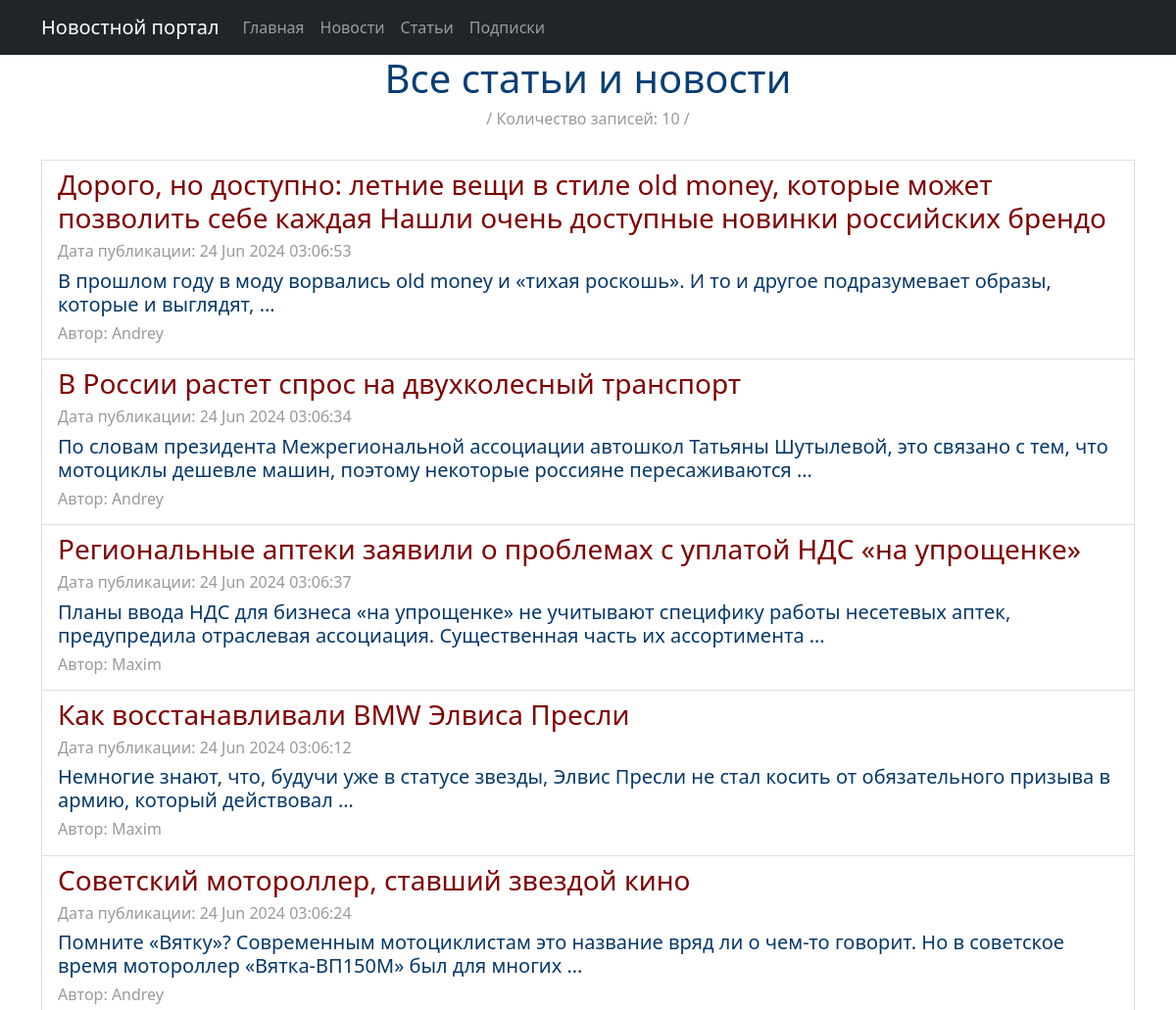
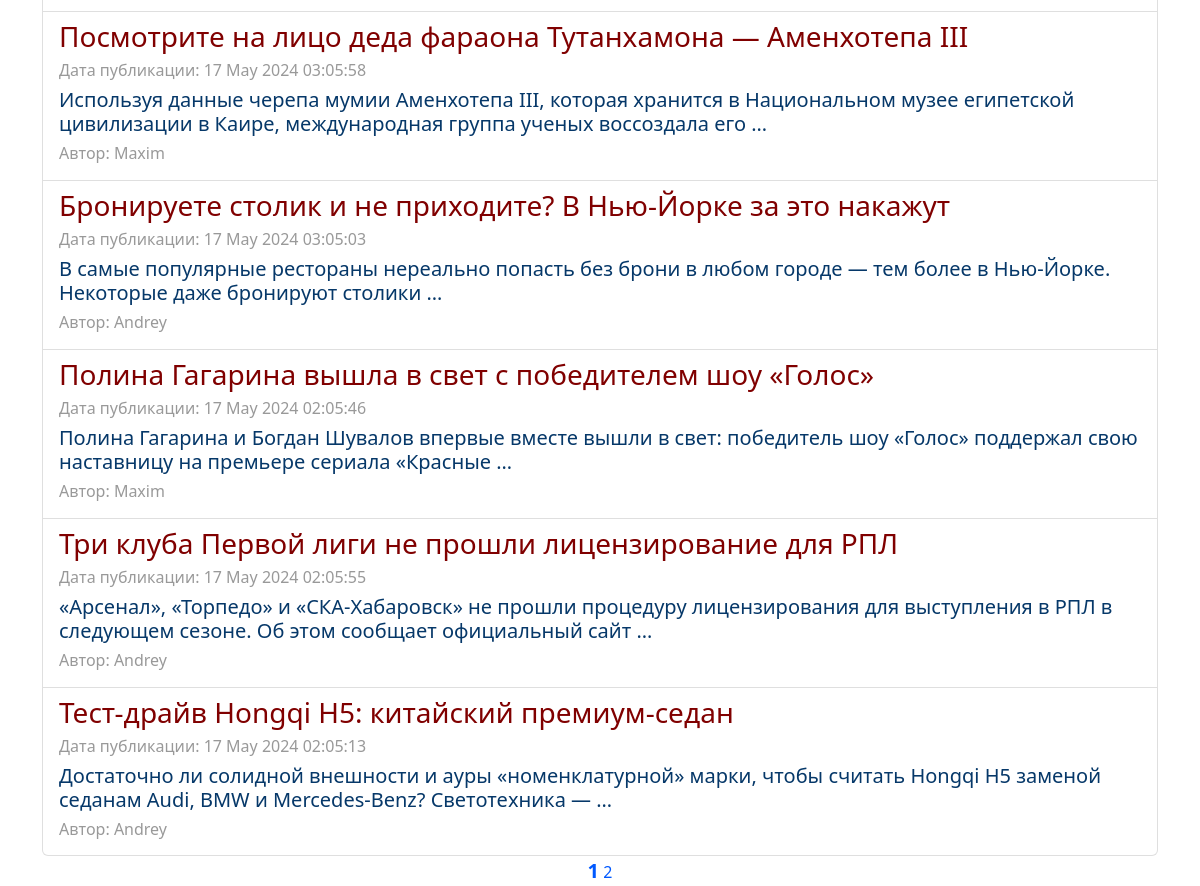
/main/, run on the app's committed database (2 pictures, top to bottom).
### news/models.py (models this page shows, shortened)
class Post(models.Model):
    categor = [
        ('AR', 'Статья'),
        ('NE', 'Новость'),
    ]
    type = models.CharField(max_length=8, choices=categor, default='AR')
    user = models.ForeignKey(Author, on_delete=models.CASCADE, related_name='post')
    category = models.ManyToManyField(Category, through='PostCategory')
    date = models.DateTimeField(auto_now_add=True)
    title = models.CharField(max_length=256)
    text = models.TextField()
    rating = models.SmallIntegerField(default=0)

class Author(models.Model):
    user = models.OneToOneField(User, on_delete=models.CASCADE)
    rating = models.SmallIntegerField(default=0)

### news/views.py (the view)
# urls.py: path('main/', PostList.as_view(), name='post_list'),
class PostList(ListView):
    logger.info('INFO')
    model = Post
    ordering = '-date'
    template_name = 'main.html'
    context_object_name = 'posts'
    paginate_by = 10
    def get_queryset(self):
        queryset = super().get_queryset()
        self.filterset = PostFilter(self.request.GET, queryset)
        return self.filterset.qs
    def get_context_data(self, **kwargs):
        context = super().get_context_data(**kwargs)
        context['filterset'] = self.filterset
        return context

### news/templatetags/custom_filters.py (called while the page is built)
@register.filter()
def length(value):
    return len(value)

### news/templatetags/custom_tags.py (called while the page is built)
@register.simple_tag(takes_context=True)
def url_replace(context, **kwargs):
    d = context['request'].GET.copy()
    for k, v in kwargs.items():
        d[k] = v
    return d.urlencode()

### templates/main.html (shortened to what this page needs)
{% extends 'flatpages/default.html' %}
{% load custom_filters %}
{% load custom_tags %}
{% block content %}
<h1>Все статьи и новости</h1>
<h6><span
        style="color: #999999;">/ Количество записей: {{posts|length}} /</span></h6>
{% if posts %}
<div class="list-group">
    <br>
    {% for new in posts %}
    <a href="{{ new.id }}" class="list-group-item list-group-item-action">
        <h3 style="text-align: left;"><span
                style="color: #800000;">{{ new.title }}</span></h3>
        <h6 style="text-align: left;"><span
                style="color: #999999;">Дата публикации: {{ new.date |date:'d M Y h:m:s'}}</span></h6>
        <h5 style="text-align: left;">{{ new.text | truncatewords:20 }}</h5>
        <h6 style="text-align: left;"><span
                style="color: #999999;">Автор: {{ new.user.user }}</span></h6>
    </a>
    {% endfor %}
</div>
{% else %}
<h2>Новостей нет!</h2>
{% endif %}
<a style="font-size: 20px;"><b>{{ page_obj.number }}</b></a>
{% if page_obj.has_next %}
<a href="?{% url_replace page=page_obj.next_page_number %}">{{ page_obj.next_page_number }}</a>
{% endif %}
{% endblock content %}

### data on the page
Post: title "Дорого, но доступно: летние вещи в стиле old money, которые может позволить себе каждая Нашли очень доступные новинки российских брендо", date "24 Jun 2024 03:06:53", text "В прошлом году в моду ворвались old money и «тихая роскошь». И то и другое подразумевает образы, которые и выглядят, …", user.user "Andrey"
Post: title "В России растет спрос на двухколесный транспорт", date "24 Jun 2024 03:06:34", text "По словам президента Межрегиональной ассоциации автошкол Татьяны Шутылевой, это связано с тем, что мотоциклы дешевле машин, поэтому некоторые россияне пересаживаются …", user.user "Andrey"
Post: title "Региональные аптеки заявили о проблемах с уплатой НДС «на упрощенке»", date "24 Jun 2024 03:06:37", text "Планы ввода НДС для бизнеса «на упрощенке» не учитывают специфику работы несетевых аптек, предупредила отраслевая ассоциация. Существенная часть их ассортимента …", user.user "Maxim"
Post: title "Как восстанавливали BMW Элвиса Пресли", date "24 Jun 2024 03:06:12", text "Немногие знают, что, будучи уже в статусе звезды, Элвис Пресли не стал косить от обязательного призыва в армию, который действовал …", user.user "Maxim"
Post: title "Советский мотороллер, ставший звездой кино", date "24 Jun 2024 03:06:24", text "Помните «Вятку»? Современным мотоциклистам это название вряд ли о чем-то говорит. Но в советское время мотороллер «Вятка-ВП150М» был для многих …", user.user "Andrey"
Post: title "Посмотрите на лицо деда фараона Тутанхамона — Аменхотепа III", date "17 May 2024 03:05:58", text "Используя данные черепа мумии Аменхотепа III, которая хранится в Национальном музее египетской цивилизации в Каире, международная группа ученых воссоздала его …", user.user "Maxim"
Post: title "Бронируете столик и не приходите? В Нью-Йорке за это накажут", date "17 May 2024 03:05:03", text "В самые популярные рестораны нереально попасть без брони в любом городе — тем более в Нью-Йорке. Некоторые даже бронируют столики …", user.user "Andrey"
Post: title "Полина Гагарина вышла в свет с победителем шоу «Голос»", date "17 May 2024 02:05:46", text "Полина Гагарина и Богдан Шувалов впервые вместе вышли в свет: победитель шоу «Голос» поддержал свою наставницу на премьере сериала «Красные …", user.user "Maxim"
Post: title "Три клуба Первой лиги не прошли лицензирование для РПЛ", date "17 May 2024 02:05:55", text "«Арсенал», «Торпедо» и «СКА-Хабаровск» не прошли процедуру лицензирования для выступления в РПЛ в следующем сезоне. Об этом сообщает официальный сайт …", user.user "Andrey"
Post: title "Тест-драйв Hongqi H5: китайский премиум-седан", date "17 May 2024 02:05:13", text "Достаточно ли солидной внешности и ауры «номенклатурной» марки, чтобы считать Hongqi H5 заменой седанам Audi, BMW и Mercedes-Benz? Светотехника — …", user.user "Andrey"

### other printed values
{{ posts|length }} "10"
{{ page_obj.number }} "1"
{{ page_obj.next_page_number }} "2"
